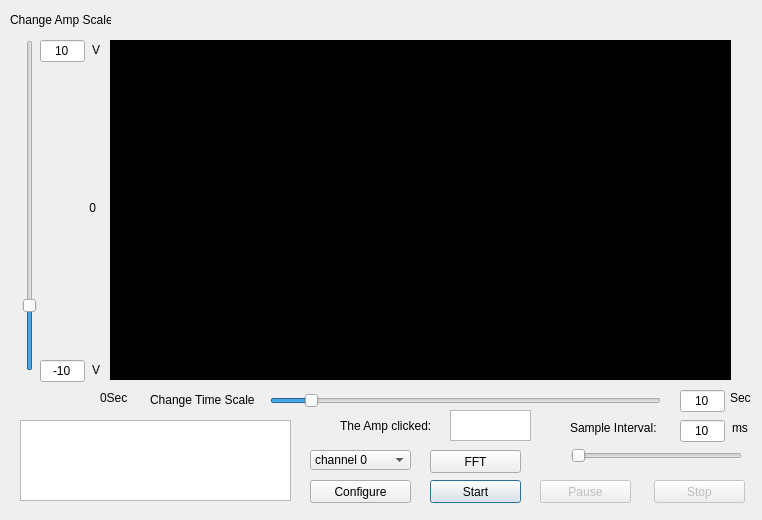
<?xml version="1.0" encoding="UTF-8"?>
<ui version="4.0">
 <class>AI_InstantFrame</class>
 <widget class="QDialog" name="AI_InstantFrame">
  <property name="geometry">
   <rect>
    <x>0</x>
    <y>0</y>
    <width>762</width>
    <height>520</height>
   </rect>
  </property>
  <property name="minimumSize">
   <size>
    <width>762</width>
    <height>520</height>
   </size>
  </property>
  <property name="maximumSize">
   <size>
    <width>762</width>
    <height>520</height>
   </size>
  </property>
  <property name="windowTitle">
   <string>AI_Instant</string>
  </property>
  <property name="autoFillBackground">
   <bool>true</bool>
  </property>
  <widget class="QLabel" name="lblYCoordinateMax">
   <property name="geometry">
    <rect>
     <x>80</x>
     <y>40</y>
     <width>20</width>
     <height>20</height>
    </rect>
   </property>
   <property name="text">
    <string>V</string>
   </property>
   <property name="alignment">
    <set>Qt::AlignRight|Qt::AlignTrailing|Qt::AlignVCenter</set>
   </property>
  </widget>
  <widget class="QLabel" name="lblYCoordinateMid">
   <property name="geometry">
    <rect>
     <x>50</x>
     <y>200</y>
     <width>46</width>
     <height>16</height>
    </rect>
   </property>
   <property name="text">
    <string>0</string>
   </property>
   <property name="alignment">
    <set>Qt::AlignRight|Qt::AlignTrailing|Qt::AlignVCenter</set>
   </property>
  </widget>
  <widget class="QLabel" name="lblYCoordinateMin">
   <property name="geometry">
    <rect>
     <x>80</x>
     <y>360</y>
     <width>20</width>
     <height>20</height>
    </rect>
   </property>
   <property name="text">
    <string>V</string>
   </property>
   <property name="alignment">
    <set>Qt::AlignRight|Qt::AlignTrailing|Qt::AlignVCenter</set>
   </property>
  </widget>
  <widget class="QFrame" name="graphFrame">
   <property name="geometry">
    <rect>
     <x>110</x>
     <y>40</y>
     <width>621</width>
     <height>340</height>
    </rect>
   </property>
   <property name="styleSheet">
    <string notr="true">background-color: rgb(0, 0, 0);</string>
   </property>
   <property name="frameShape">
    <enum>QFrame::StyledPanel</enum>
   </property>
   <property name="frameShadow">
    <enum>QFrame::Raised</enum>
   </property>
  </widget>
  <widget class="QLabel" name="lblXCoordinateStart">
   <property name="geometry">
    <rect>
     <x>100</x>
     <y>390</y>
     <width>41</width>
     <height>16</height>
    </rect>
   </property>
   <property name="text">
    <string>0Sec</string>
   </property>
   <property name="alignment">
    <set>Qt::AlignLeading|Qt::AlignLeft|Qt::AlignVCenter</set>
   </property>
  </widget>
  <widget class="QListWidget" name="listWidget">
   <property name="geometry">
    <rect>
     <x>20</x>
     <y>420</y>
     <width>271</width>
     <height>81</height>
    </rect>
   </property>
   <property name="verticalScrollBarPolicy">
    <enum>Qt::ScrollBarAlwaysOff</enum>
   </property>
   <property name="horizontalScrollBarPolicy">
    <enum>Qt::ScrollBarAlwaysOff</enum>
   </property>
   <property name="selectionMode">
    <enum>QAbstractItemView::NoSelection</enum>
   </property>
   <property name="flow">
    <enum>QListView::LeftToRight</enum>
   </property>
   <property name="isWrapping" stdset="0">
    <bool>true</bool>
   </property>
  </widget>
  <widget class="QLabel" name="lblInterval">
   <property name="geometry">
    <rect>
     <x>570</x>
     <y>420</y>
     <width>101</width>
     <height>16</height>
    </rect>
   </property>
   <property name="text">
    <string>Sample Interval:</string>
   </property>
   <property name="alignment">
    <set>Qt::AlignLeading|Qt::AlignLeft|Qt::AlignVCenter</set>
   </property>
  </widget>
  <widget class="QLineEdit" name="edtTimeValue">
   <property name="geometry">
    <rect>
     <x>680</x>
     <y>420</y>
     <width>45</width>
     <height>22</height>
    </rect>
   </property>
   <property name="text">
    <string>10</string>
   </property>
   <property name="alignment">
    <set>Qt::AlignCenter</set>
   </property>
   <property name="readOnly">
    <bool>true</bool>
   </property>
  </widget>
  <widget class="QLabel" name="lblTimeUnit">
   <property name="geometry">
    <rect>
     <x>732</x>
     <y>420</y>
     <width>16</width>
     <height>16</height>
    </rect>
   </property>
   <property name="text">
    <string>ms</string>
   </property>
   <property name="alignment">
    <set>Qt::AlignLeading|Qt::AlignLeft|Qt::AlignVCenter</set>
   </property>
  </widget>
  <widget class="QSlider" name="sldTimerValue">
   <property name="enabled">
    <bool>true</bool>
   </property>
   <property name="geometry">
    <rect>
     <x>571</x>
     <y>445</y>
     <width>171</width>
     <height>21</height>
    </rect>
   </property>
   <property name="minimum">
    <number>10</number>
   </property>
   <property name="maximum">
    <number>1000</number>
   </property>
   <property name="singleStep">
    <number>10</number>
   </property>
   <property name="value">
    <number>10</number>
   </property>
   <property name="orientation">
    <enum>Qt::Horizontal</enum>
   </property>
   <property name="tickPosition">
    <enum>QSlider::NoTicks</enum>
   </property>
  </widget>
  <widget class="QPushButton" name="btnConfigure">
   <property name="enabled">
    <bool>true</bool>
   </property>
   <property name="geometry">
    <rect>
     <x>310</x>
     <y>480</y>
     <width>101</width>
     <height>23</height>
    </rect>
   </property>
   <property name="text">
    <string>Configure</string>
   </property>
   <property name="autoDefault">
    <bool>false</bool>
   </property>
  </widget>
  <widget class="QPushButton" name="btnStart">
   <property name="enabled">
    <bool>true</bool>
   </property>
   <property name="geometry">
    <rect>
     <x>430</x>
     <y>480</y>
     <width>91</width>
     <height>23</height>
    </rect>
   </property>
   <property name="text">
    <string>Start</string>
   </property>
  </widget>
  <widget class="QPushButton" name="btnPause">
   <property name="enabled">
    <bool>false</bool>
   </property>
   <property name="geometry">
    <rect>
     <x>540</x>
     <y>480</y>
     <width>91</width>
     <height>23</height>
    </rect>
   </property>
   <property name="text">
    <string>Pause</string>
   </property>
  </widget>
  <widget class="QPushButton" name="btnStop">
   <property name="enabled">
    <bool>false</bool>
   </property>
   <property name="geometry">
    <rect>
     <x>654</x>
     <y>480</y>
     <width>91</width>
     <height>23</height>
    </rect>
   </property>
   <property name="text">
    <string>Stop</string>
   </property>
   <property name="autoDefault">
    <bool>false</bool>
   </property>
  </widget>
  <widget class="QSlider" name="sldXscale">
   <property name="enabled">
    <bool>true</bool>
   </property>
   <property name="geometry">
    <rect>
     <x>270</x>
     <y>390</y>
     <width>391</width>
     <height>21</height>
    </rect>
   </property>
   <property name="minimum">
    <number>1</number>
   </property>
   <property name="maximum">
    <number>100</number>
   </property>
   <property name="singleStep">
    <number>10</number>
   </property>
   <property name="value">
    <number>10</number>
   </property>
   <property name="orientation">
    <enum>Qt::Horizontal</enum>
   </property>
   <property name="tickPosition">
    <enum>QSlider::NoTicks</enum>
   </property>
  </widget>
  <widget class="QSlider" name="sldYscale">
   <property name="geometry">
    <rect>
     <x>20</x>
     <y>40</y>
     <width>20</width>
     <height>331</height>
    </rect>
   </property>
   <property name="minimum">
    <number>1</number>
   </property>
   <property name="maximum">
    <number>50</number>
   </property>
   <property name="sliderPosition">
    <number>10</number>
   </property>
   <property name="orientation">
    <enum>Qt::Vertical</enum>
   </property>
  </widget>
  <widget class="QLabel" name="lblXScale">
   <property name="geometry">
    <rect>
     <x>150</x>
     <y>390</y>
     <width>121</width>
     <height>20</height>
    </rect>
   </property>
   <property name="text">
    <string>Change Time Scale</string>
   </property>
  </widget>
  <widget class="QLabel" name="lblYScale">
   <property name="geometry">
    <rect>
     <x>10</x>
     <y>10</y>
     <width>101</width>
     <height>20</height>
    </rect>
   </property>
   <property name="text">
    <string>Change Amp Scale</string>
   </property>
  </widget>
  <widget class="QLabel" name="lblXCoordinateEnd">
   <property name="geometry">
    <rect>
     <x>730</x>
     <y>390</y>
     <width>31</width>
     <height>16</height>
    </rect>
   </property>
   <property name="text">
    <string>Sec</string>
   </property>
   <property name="alignment">
    <set>Qt::AlignLeading|Qt::AlignLeft|Qt::AlignVCenter</set>
   </property>
  </widget>
  <widget class="QLineEdit" name="edtTimeValue_scale">
   <property name="geometry">
    <rect>
     <x>680</x>
     <y>390</y>
     <width>45</width>
     <height>22</height>
    </rect>
   </property>
   <property name="text">
    <string>10</string>
   </property>
   <property name="alignment">
    <set>Qt::AlignCenter</set>
   </property>
   <property name="readOnly">
    <bool>true</bool>
   </property>
  </widget>
  <widget class="QLineEdit" name="edtAmp_scale_min">
   <property name="geometry">
    <rect>
     <x>40</x>
     <y>360</y>
     <width>45</width>
     <height>22</height>
    </rect>
   </property>
   <property name="text">
    <string>-10</string>
   </property>
   <property name="alignment">
    <set>Qt::AlignCenter</set>
   </property>
   <property name="readOnly">
    <bool>true</bool>
   </property>
  </widget>
  <widget class="QLineEdit" name="edtAmp_scale_max">
   <property name="geometry">
    <rect>
     <x>40</x>
     <y>40</y>
     <width>45</width>
     <height>22</height>
    </rect>
   </property>
   <property name="text">
    <string>10</string>
   </property>
   <property name="alignment">
    <set>Qt::AlignCenter</set>
   </property>
   <property name="readOnly">
    <bool>true</bool>
   </property>
  </widget>
  <widget class="QListWidget" name="listWidget_click">
   <property name="geometry">
    <rect>
     <x>450</x>
     <y>410</y>
     <width>81</width>
     <height>31</height>
    </rect>
   </property>
   <property name="verticalScrollBarPolicy">
    <enum>Qt::ScrollBarAlwaysOff</enum>
   </property>
   <property name="horizontalScrollBarPolicy">
    <enum>Qt::ScrollBarAlwaysOff</enum>
   </property>
   <property name="selectionMode">
    <enum>QAbstractItemView::NoSelection</enum>
   </property>
   <property name="flow">
    <enum>QListView::LeftToRight</enum>
   </property>
   <property name="isWrapping" stdset="0">
    <bool>true</bool>
   </property>
  </widget>
  <widget class="QLabel" name="lbl_click">
   <property name="geometry">
    <rect>
     <x>340</x>
     <y>410</y>
     <width>111</width>
     <height>31</height>
    </rect>
   </property>
   <property name="text">
    <string>The Amp clicked:</string>
   </property>
   <property name="alignment">
    <set>Qt::AlignLeading|Qt::AlignLeft|Qt::AlignVCenter</set>
   </property>
  </widget>
  <widget class="QPushButton" name="btnFFT">
   <property name="geometry">
    <rect>
     <x>430</x>
     <y>450</y>
     <width>91</width>
     <height>23</height>
    </rect>
   </property>
   <property name="text">
    <string>FFT</string>
   </property>
  </widget>
  <widget class="QComboBox" name="cmb_channel_choice">
   <property name="geometry">
    <rect>
     <x>310</x>
     <y>450</y>
     <width>101</width>
     <height>20</height>
    </rect>
   </property>
   <property name="sizePolicy">
    <sizepolicy hsizetype="Maximum" vsizetype="Fixed">
     <horstretch>0</horstretch>
     <verstretch>0</verstretch>
    </sizepolicy>
   </property>
   <item>
    <property name="text">
     <string>channel 0</string>
    </property>
   </item>
   <item>
    <property name="text">
     <string>channel 1</string>
    </property>
   </item>
   <item>
    <property name="text">
     <string>channel 2</string>
    </property>
   </item>
   <item>
    <property name="text">
     <string>channel 3</string>
    </property>
   </item>
   <item>
    <property name="text">
     <string>channel 4</string>
    </property>
   </item>
   <item>
    <property name="text">
     <string>channel 5</string>
    </property>
   </item>
   <item>
    <property name="text">
     <string>channel 6</string>
    </property>
   </item>
   <item>
    <property name="text">
     <string>channel 7</string>
    </property>
   </item>
  </widget>
 </widget>
 <layoutdefault spacing="6" margin="11"/>
 <tabstops>
  <tabstop>btnConfigure</tabstop>
  <tabstop>btnStart</tabstop>
  <tabstop>btnPause</tabstop>
  <tabstop>btnStop</tabstop>
  <tabstop>sldTimerValue</tabstop>
  <tabstop>edtTimeValue</tabstop>
  <tabstop>listWidget</tabstop>
 </tabstops>
 <resources/>
 <connections/>
</ui>
